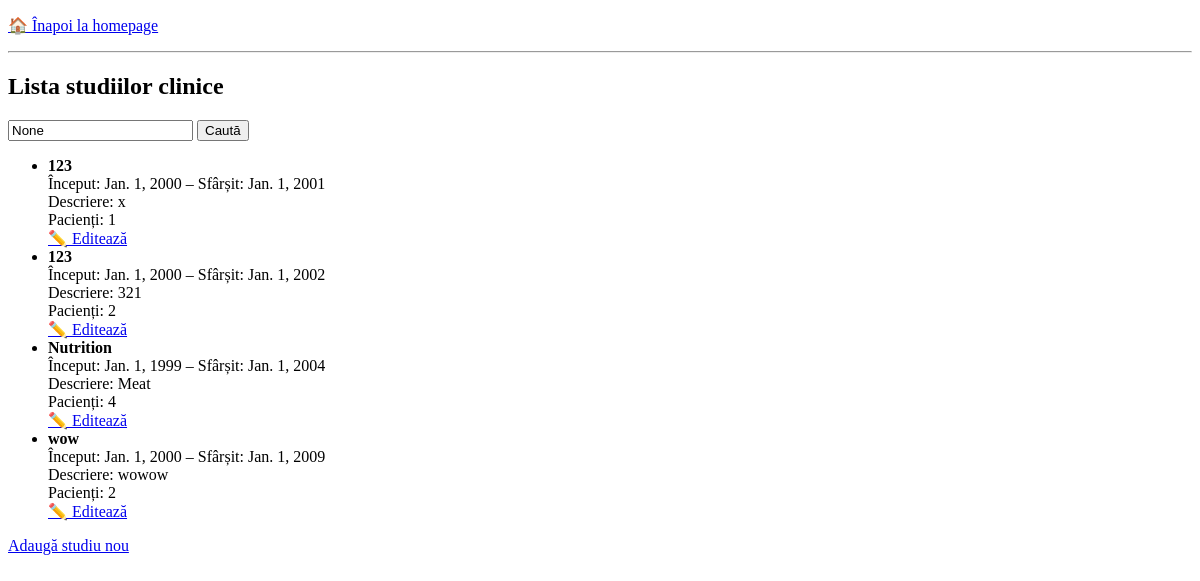
The app's page /pacienti/studii/, older data.
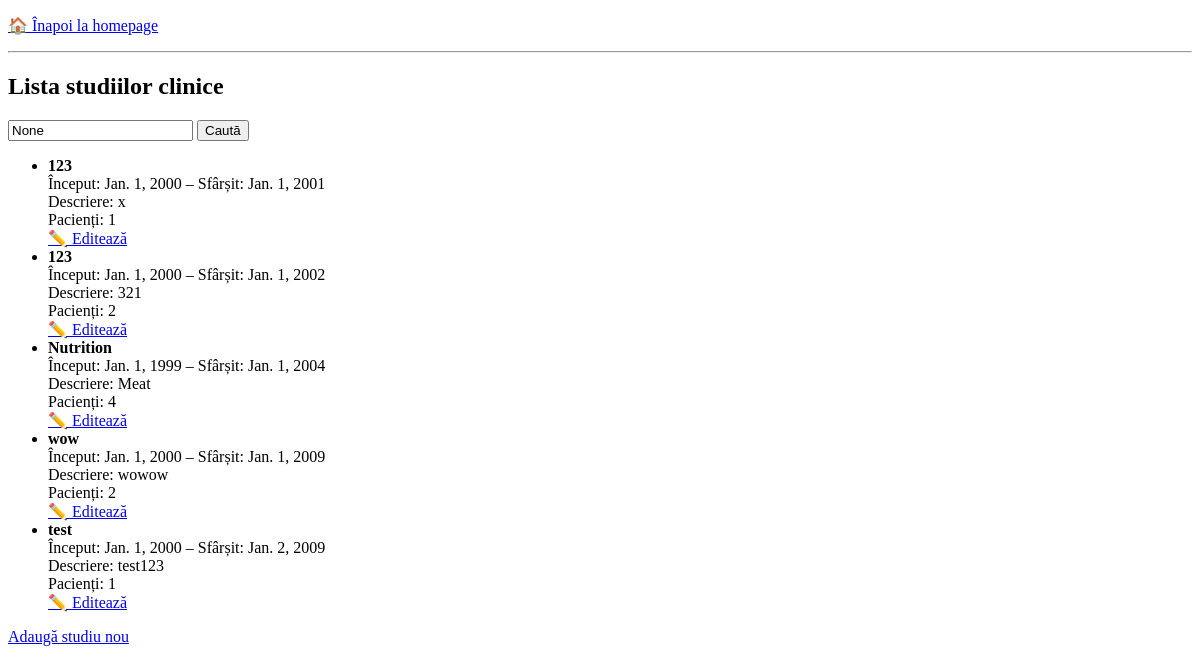
The same page, newer data.
### pacienti/models.py (models this page shows, shortened)
class StudiuClinic(models.Model):
    titlu = models.CharField(max_length=100)
    descriere = models.TextField(blank=True)
    data_inceput = models.DateField()
    data_sfarsit = models.DateField(null=True, blank=True)
    pacienti = models.ManyToManyField('Pacient', related_name='studii')
    class Meta:
        verbose_name = "Studiu clinic"
        verbose_name_plural = "Studii clinice"

### pacienti/views.py (the view)
# urls.py: path('studii/', views.lista_studii, name='lista_studii'),
def lista_studii(request):
    query = request.GET.get("q")
    if query:
        studii = StudiuClinic.objects.filter(titlu__icontains=query)
    else:
        studii = StudiuClinic.objects.all()
    return render(request, 'Studii/lista_studii.html', {'studii': studii, 'query': query})

### pacienti/templates/Studii/lista_studii.html (shortened to what this page needs)
{% extends 'back.html' %}
{% block content %}
<h2>Lista studiilor clinice</h2>
<form method="get">
    <input type="text" name="q" placeholder="Caută după titlu" value="{{ query }}">
    <button type="submit">Caută</button>
</form>
<ul>
  {% for studiu in studii %}
    <li>
      <strong>{{ studiu.titlu }}</strong><br>
      Început: {{ studiu.data_inceput }}{% if studiu.data_sfarsit %} – Sfârșit: {{ studiu.data_sfarsit }}{% endif %}<br>
      Descriere: {{ studiu.descriere }}<br>
      Pacienți: {{ studiu.pacienti.count }}<br>
      <a href="{% url 'editeaza_studiu' studiu.id %}">✏️ Editează</a>
    </li>
  {% empty %}
    <li>Nu există studii înregistrate.</li>
  {% endfor %}
</ul>
<a href="{% url 'adauga_studiu' %}">Adaugă studiu nou</a>
{% endblock %}

Row changes from the older to the newer data that the page shows:
added StudiuClinic: titlu "test", data_inceput "Jan. 1, 2000", data_sfarsit "Jan. 2, 2009", descriere "test123", pacienti.count "1"
